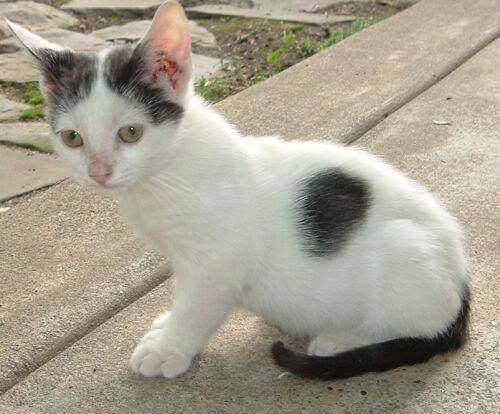
#> input picture ImageProcessing_9/cat.jpg, 500 x 414 px
$ python createCLAHE_practice.py
#> lines starting #> are read from the running program, lines starting #| are printed output that depends on the picture
#_*_coding:utf-8_*_
import cv2  # opencv读取的格式是BGR
import numpy as np
import matplotlib.pyplot as plt  # Matplotlib读取的格式是RGB

img = cv2.imread('cat.jpg', 0)
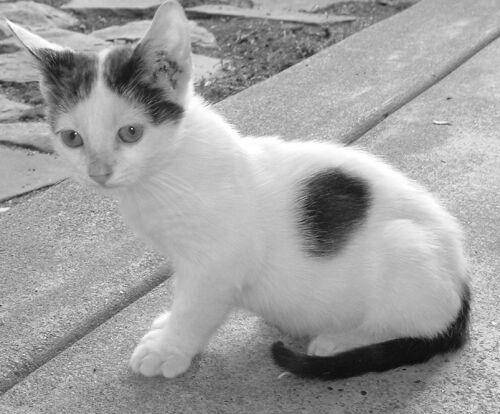
#> img: shape (414, 500); min 0, max 255, mean 159.9

equ = cv2.equalizeHist(img)
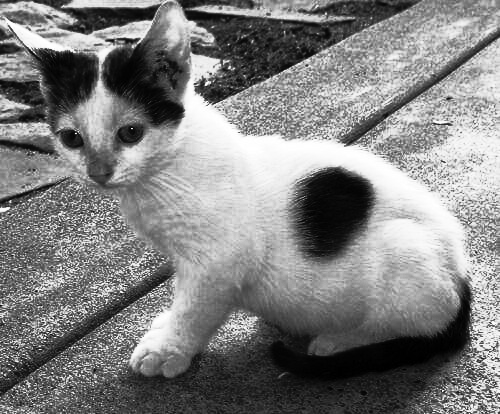
#> equ: shape (414, 500); min 0, max 255, mean 128.6
clahe = cv2.createCLAHE(clipLimit=2.0, tileGridSize=(8, 8))

res_clahe = clahe.apply(img)
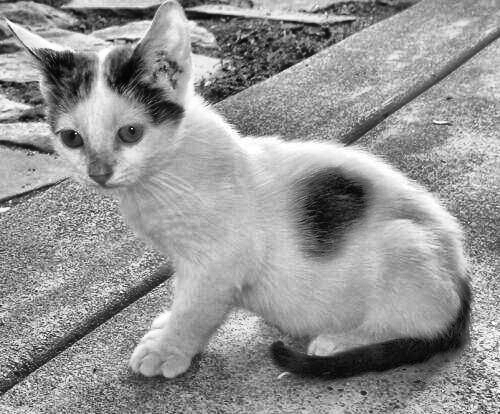
#> res_clahe: shape (414, 500); min 0, max 255, mean 148.2


res = np.hstack((img, equ, res_clahe))
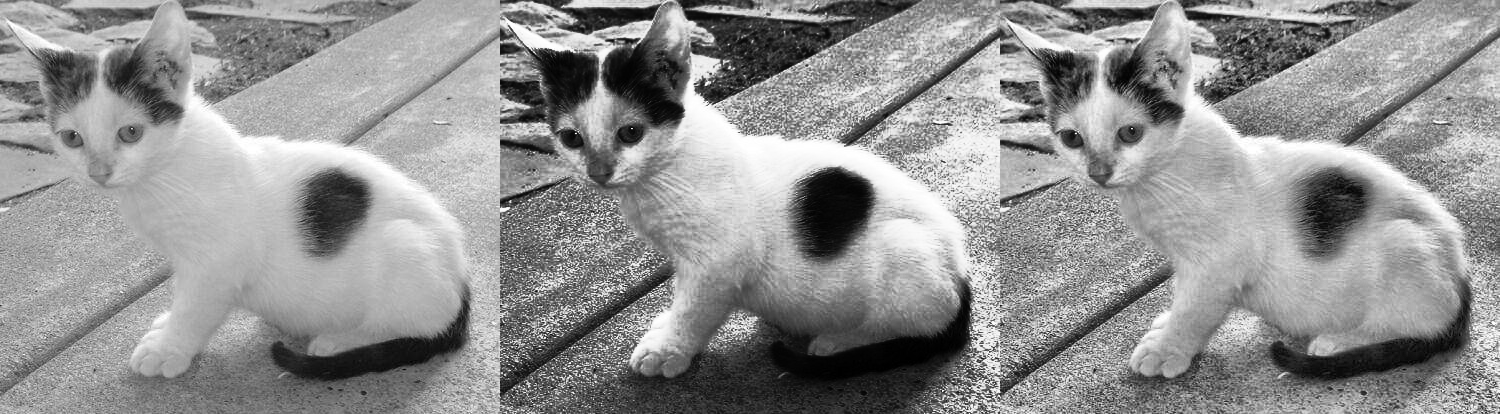
#> res: shape (414, 1500); min 0, max 255, mean 145.6
cv2.imshow('res', res)
cv2.waitKey(0)
cv2.destroyAllWindows()

$ run again, with ImageProcessing_9/res.png saved as ImageProcessing_9/cat.jpg
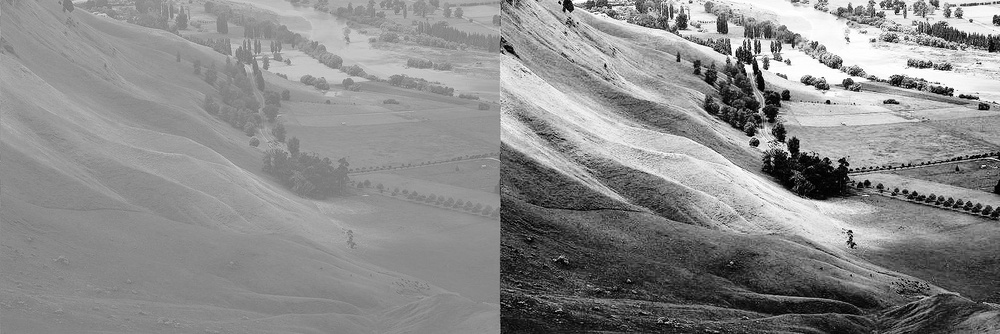
#> input picture ImageProcessing_9/res.png, 1000 x 334 px, shrunk from 1600 x 534 before the run
#> img is the input picture: shape (334, 1000); min 0, max 255, mean 139.2
#> `equ = cv2.equalizeHist(img)`:
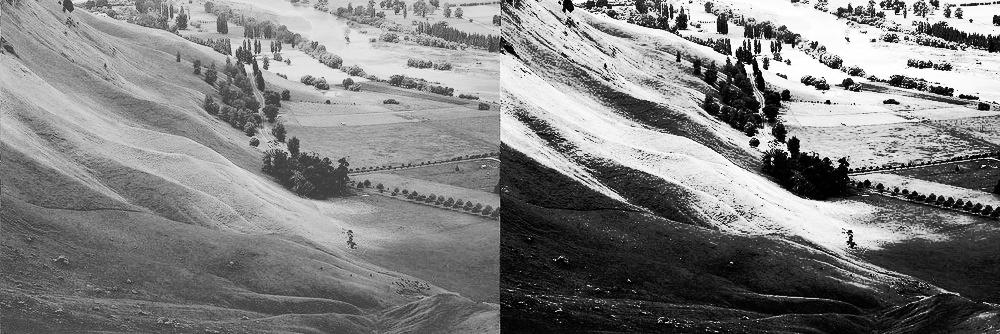
#> equ: shape (334, 1000); min 0, max 255, mean 128.4
#> `res = np.hstack((img, equ, res_clahe))`:
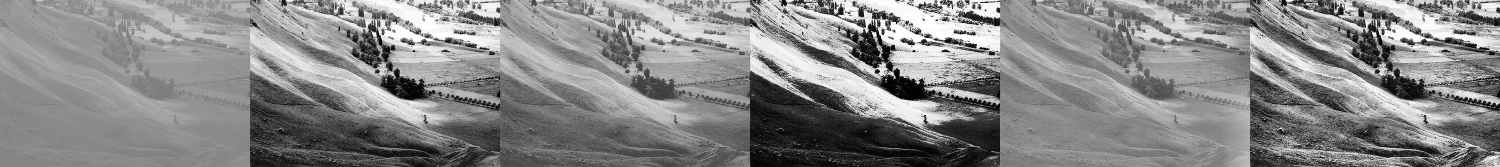
#> res: shape (334, 3000) (shown at 1/2 size); min 0, max 255, mean 135
